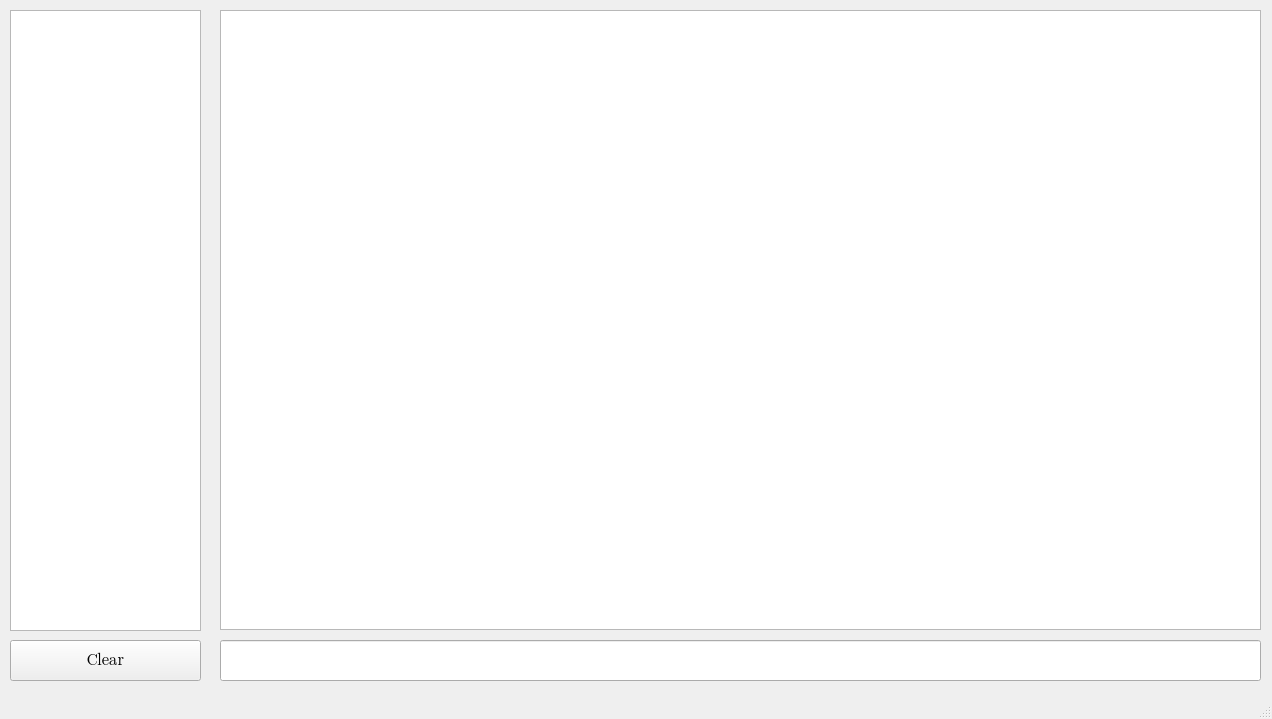
<?xml version="1.0" encoding="UTF-8"?>
<ui version="4.0">
 <class>MainWindow</class>
 <widget class="QMainWindow" name="MainWindow">
  <property name="geometry">
   <rect>
    <x>0</x>
    <y>0</y>
    <width>1272</width>
    <height>719</height>
   </rect>
  </property>
  <property name="windowTitle">
   <string>MainWindow</string>
  </property>
  <widget class="QWidget" name="centralwidget">
   <widget class="QLineEdit" name="lineEdit">
    <property name="geometry">
     <rect>
      <x>220</x>
      <y>640</y>
      <width>1041</width>
      <height>41</height>
     </rect>
    </property>
   </widget>
   <widget class="QTableWidget" name="tableWidget">
    <property name="geometry">
     <rect>
      <x>10</x>
      <y>10</y>
      <width>191</width>
      <height>621</height>
     </rect>
    </property>
    <property name="font">
     <font>
      <family>Segoe UI</family>
      <pointsize>14</pointsize>
      <weight>50</weight>
      <bold>false</bold>
     </font>
    </property>
    <property name="autoScrollMargin">
     <number>16</number>
    </property>
    <property name="textElideMode">
     <enum>Qt::ElideRight</enum>
    </property>
    <attribute name="horizontalHeaderVisible">
     <bool>false</bool>
    </attribute>
    <attribute name="horizontalHeaderCascadingSectionResizes">
     <bool>false</bool>
    </attribute>
    <attribute name="horizontalHeaderMinimumSectionSize">
     <number>50</number>
    </attribute>
    <attribute name="horizontalHeaderDefaultSectionSize">
     <number>200</number>
    </attribute>
    <attribute name="verticalHeaderDefaultSectionSize">
     <number>40</number>
    </attribute>
    <column>
     <property name="text">
      <string/>
     </property>
    </column>
   </widget>
   <widget class="myGrahicsView" name="graphicsView">
    <property name="geometry">
     <rect>
      <x>220</x>
      <y>10</y>
      <width>1041</width>
      <height>620</height>
     </rect>
    </property>
    <property name="font">
     <font>
      <family>Segoe UI Black</family>
      <pointsize>10</pointsize>
      <weight>75</weight>
      <bold>true</bold>
     </font>
    </property>
    <property name="verticalScrollBarPolicy">
     <enum>Qt::ScrollBarAlwaysOff</enum>
    </property>
    <property name="horizontalScrollBarPolicy">
     <enum>Qt::ScrollBarAlwaysOff</enum>
    </property>
    <property name="dragMode">
     <enum>QGraphicsView::NoDrag</enum>
    </property>
   </widget>
   <widget class="QPushButton" name="clearButton">
    <property name="geometry">
     <rect>
      <x>10</x>
      <y>640</y>
      <width>191</width>
      <height>41</height>
     </rect>
    </property>
    <property name="font">
     <font>
      <family>Segoe UI Emoji</family>
      <pointsize>12</pointsize>
      <weight>50</weight>
      <bold>false</bold>
     </font>
    </property>
    <property name="text">
     <string>Clear</string>
    </property>
   </widget>
  </widget>
  <widget class="QMenuBar" name="menubar">
   <property name="geometry">
    <rect>
     <x>0</x>
     <y>0</y>
     <width>1272</width>
     <height>25</height>
    </rect>
   </property>
  </widget>
  <widget class="QStatusBar" name="statusbar"/>
 </widget>
 <customwidgets>
  <customwidget>
   <class>myGrahicsView</class>
   <extends>QGraphicsView</extends>
   <header location="global">mygraphicsview.h</header>
  </customwidget>
 </customwidgets>
 <resources/>
 <connections/>
</ui>
